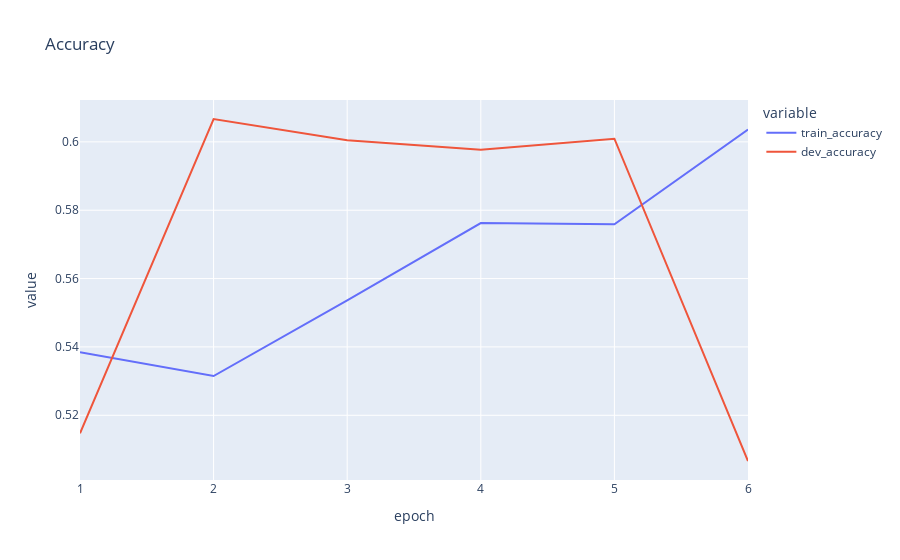

Notebook code cell kept with this figure:
### Code cell
import plotly.express as px
fig = px.line(gped, x=gped.index, y=['train_accuracy', 'dev_accuracy'], title='Accuracy')
fig

### Figure 1 — Plotly figure (JSON) as saved in the notebook; plotly's stock layout.template omitted (floating-point values rounded to 4 significant figures)
{"data": [{"hovertemplate": "variable=train_accuracy<br>epoch=%{x}<br>value=%{y}<extra></extra>", "legendgroup": "train_accuracy", "line": {"color": "#636efa", "dash": "solid"}, "mode": "lines", "name": "train_accuracy", "orientation": "v", "showlegend": true, "type": "scatter", "x": [1, 2, 3, 4, 5, 6], "xaxis": "x", "y": [0.5384, 0.5315, 0.5536, 0.5762, 0.5759, 0.6036], "yaxis": "y"}, {"hovertemplate": "variable=dev_accuracy<br>epoch=%{x}<br>value=%{y}<extra></extra>", "legendgroup": "dev_accuracy", "line": {"color": "#EF553B", "dash": "solid"}, "mode": "lines", "name": "dev_accuracy", "orientation": "v", "showlegend": true, "type": "scatter", "x": [1, 2, 3, 4, 5, 6], "xaxis": "x", "y": [0.5147, 0.6067, 0.6005, 0.5977, 0.6009, 0.5066], "yaxis": "y"}], "layout": {"autosize": true, "legend": {"title": {"text": "variable"}, "tracegroupgap": 0}, "title": {"text": "Accuracy"}, "xaxis": {"anchor": "y", "autorange": true, "domain": [0, 1], "range": [1, 6], "title": {"text": "epoch"}, "type": "linear"}, "yaxis": {"anchor": "x", "autorange": true, "domain": [0, 1], "range": [0.5011, 0.6122], "title": {"text": "value"}, "type": "linear"}}}
